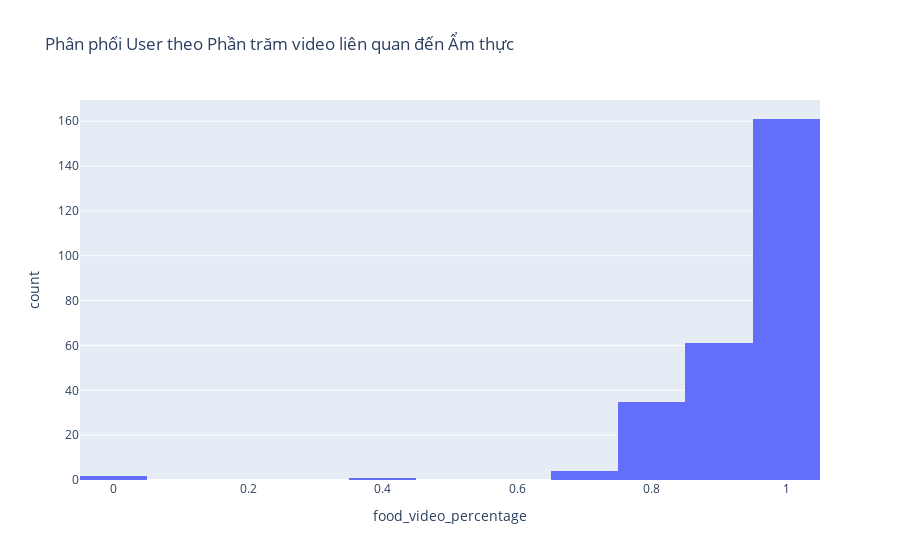

The notebook cell this image was saved under:
### Code cell
px.histogram(user_stats_df, x='food_video_percentage',
             title="Phân phối User theo Phần trăm video liên quan đến Ẩm thực", nbins=20)

### Figure 1 — Plotly figure (JSON) as saved in the notebook; plotly's stock layout.template omitted (floating-point values rounded to 4 significant figures; data arrays with more than 128 entries replaced by an {"elided": "..."} marker saying what was removed)
{"data": [{"bingroup": "x", "hovertemplate": "food_video_percentage=%{x}<br>count=%{y}<extra></extra>", "legendgroup": "", "marker": {"color": "#636efa", "pattern": {"shape": ""}}, "name": "", "nbinsx": 20, "orientation": "v", "showlegend": false, "type": "histogram", "x": {"elided": "264 float values"}, "xaxis": "x", "yaxis": "y"}], "layout": {"barmode": "relative", "legend": {"tracegroupgap": 0}, "title": {"text": "Phân phối User theo Phần trăm video liên quan đến Ẩm thực"}, "xaxis": {"anchor": "y", "domain": [0, 1], "title": {"text": "food_video_percentage"}}, "yaxis": {"anchor": "x", "domain": [0, 1], "title": {"text": "count"}}}}
